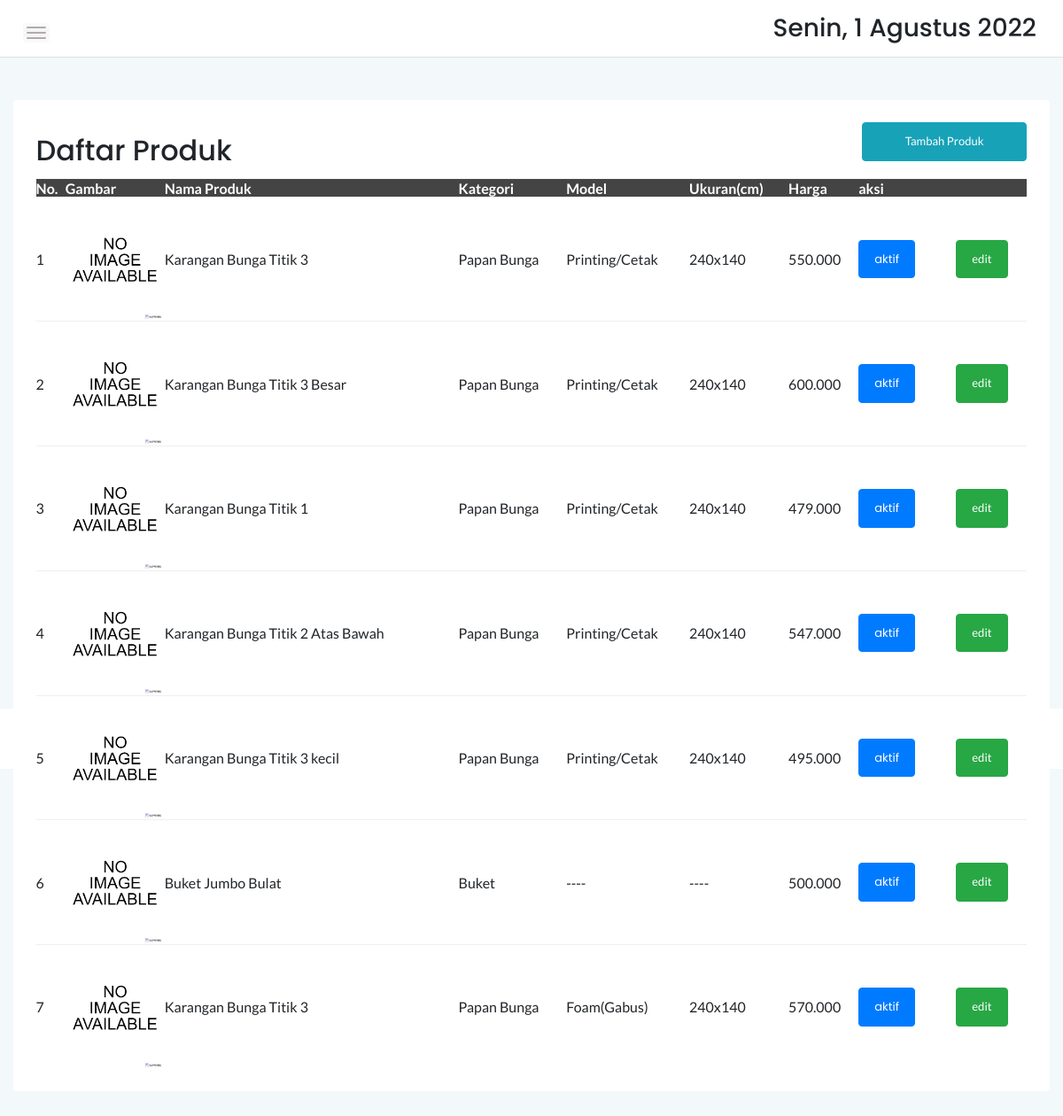
Before: /admin/produk.php with the older database file.
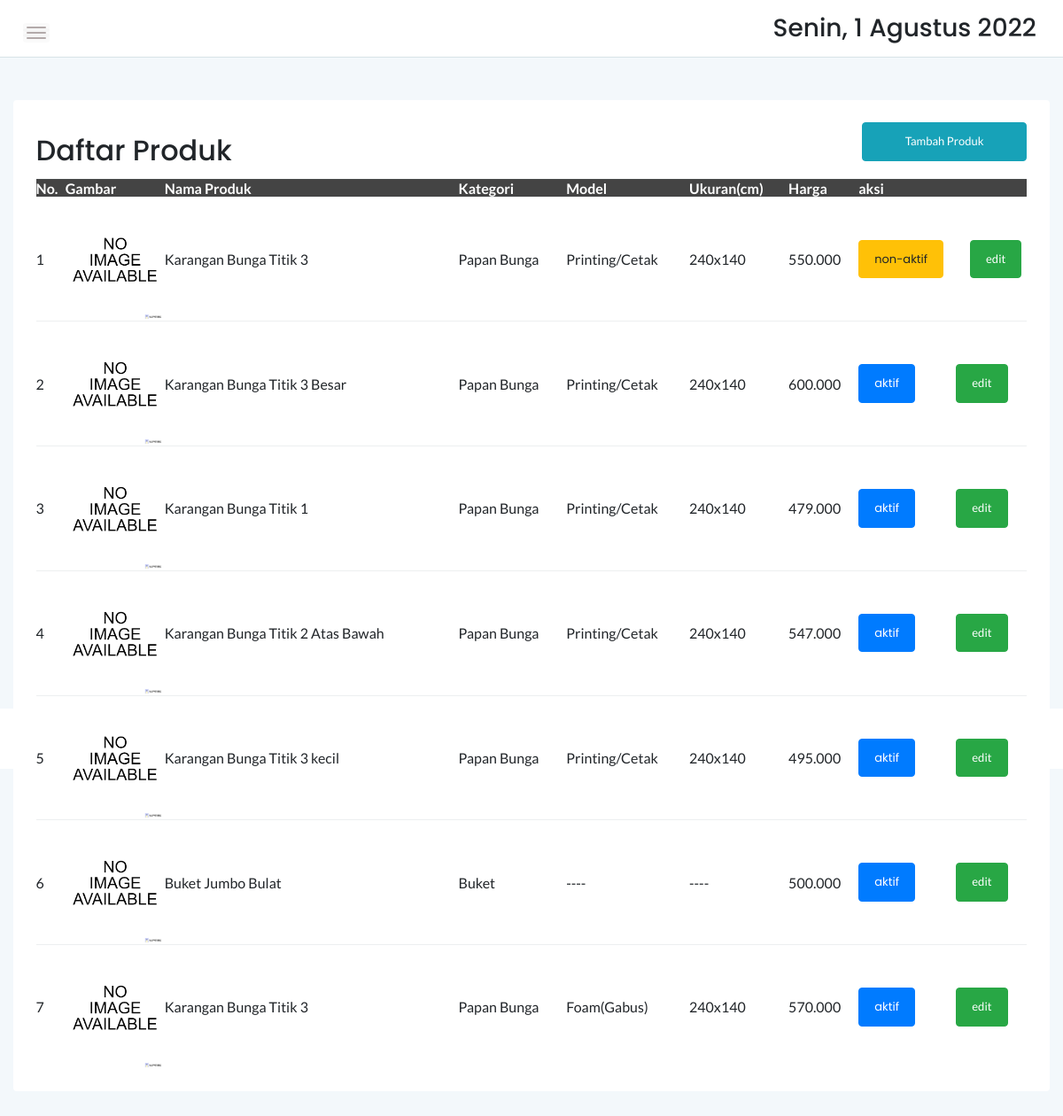
After: the same page with the newer database file.
### tables this page shows
CREATE TABLE `barang` (
  `id_Barang` int(11) NOT NULL,
  `nama` varchar(255) NOT NULL,
  `jenis` varchar(255) NOT NULL,
  `model` varchar(255) DEFAULT NULL,
  `ukuran` varchar(255) DEFAULT NULL,
  `harga` int(11) NOT NULL,
  `gambar` varchar(255) DEFAULT NULL,
  `status` int(11) DEFAULT '1'
);

### admin/assets/PHP/load-product.php (called while the page is built)
<?php
    require 'connection.php';
    $queryBarang = mysqli_query($conn,"SELECT * FROM barang");
    $listBarang = [];
    while ($barang = mysqli_fetch_assoc($queryBarang)) {
        $listBarang[] = $barang;
    }
?>

### admin/produk.php (the view, shortened to what the changed rows need)
<?php
    require "assets/PHP/load-product.php";
?>
<doctype html>
<html class="no-js" lang="en">
<head>
    <link rel="stylesheet" href="assets/css/bootstrap.min.css">
    <link rel="stylesheet" href="assets/css/font-awesome.min.css">
    <link rel="stylesheet" href="assets/css/themify-icons.css">
    <link rel="stylesheet" href="assets/css/metisMenu.css">
    <link rel="stylesheet" href="assets/css/owl.carousel.min.css">
    <link rel="stylesheet" href="assets/css/slicknav.min.css">
    <link rel="stylesheet" href="https://www.amcharts.com/lib/3/plugins/export/export.css" type="text/css" media="all" />
	<link rel="stylesheet" type="text/css" href="https://cdn.datatables.net/1.10.20/css/jquery.dataTables.min.css">
    <link rel="stylesheet" type="text/css" href="https://cdn.datatables.net/1.10.20/css/jquery.dataTables.css">
    <link rel="stylesheet" type="text/css" href="https://cdn.datatables.net/1.10.20/css/dataTables.bootstrap4.min.css">
    <link rel="stylesheet" type="text/css" href="https://cdn.datatables.net/responsive/2.2.3/css/responsive.bootstrap.min.css">
    <link rel="stylesheet" type="text/css" href="https://cdn.datatables.net/responsive/2.2.3/css/responsive.jqueryui.min.css">
	<link rel="stylesheet" type="text/css" href="https://cdn.datatables.net/buttons/1.5.2/css/buttons.dataTables.min.css">
    <link rel="stylesheet" href="assets/css/typography.css">
    <link rel="stylesheet" href="assets/css/default-css.css">
    <link rel="stylesheet" href="assets/css/styles.css">
    <link rel="stylesheet" href="assets/css/responsive.css">
</head>
<body>
    <div class="page-container">
        <div class="main-content">
            <div class="main-content-inner">
                <div class="row mt-5 mb-5">
                    <div class="col-12">
                        <div class="card">
                            <div class="card-body">
                                <div class="d-sm-flex justify-content-between align-items-center">
									<h2>Daftar Produk</h2>
                                </div>
                                    <div class="data-tables datatable-dark">
										 <table id="dataTable3" class="display" style="width:100%"><thead class="thead-dark">
											<tr>
												<th>No.</th>
												<th>Gambar</th>
												<th>Nama Produk</th>
												<th>Kategori</th>
												<th>Model</th>
												<th>Ukuran(cm)</th>
												<th>Harga</th>
												<th>aksi</th>
											</tr></thead>
											<tbody>
                                                <?php $i=1; foreach($listBarang as $barang): ?>
                                                    <tr class="konten-table">
                                                        <td><?= $i ?></td>
                                                        <td width='10%'><img src="../Asset/img/barang/<?= $barang['gambar'] ?>" alt="<?= $barang['nama'] ?>"></td>
                                                        <td><?= $barang['nama'] ?></td>
                                                        <td><?= $barang['jenis'] ?></td>
                                                        <?php if($barang['jenis'] == 'Papan Bunga'): ?>
                                                            <td><?= $barang['model'] ?></td>
                                                            <td><?= $barang['ukuran'] ?></td>
                                                        <?php else: ?>
                                                            <td> ---- </td>
                                                            <td> ---- </td>
                                                        <?php endif; ?>
                                                        <td><?= number_format($barang['harga'],0,',','.') ?></td>
                                                        <?php if($barang['status'] == 0): ?>
                                                            <td width="17%">
                                                                <div class="row justify-content-arround">
                                                                    <div class="col">
                                                                        <a href="assets/PHP/rubah-status-barang.php?id=<?= $barang['id_Barang'] ?>" class="d-flex justify-content-start btn-rubah" >
                                                                            <button type="button" class="btn btn-warning" name="btn-rubah-status">non-aktif</button>
                                                                        </a>
                                                                    </div>
                                                                    <div class="col">
                                                                        <button type="button" class="btn btn-success"  onclick="getDataBarang(<?= $barang['id_Barang'] ?>)" data-toggle="modal" data-target="#modalEditBarang">edit</button>
                                                                    </div>
                                                                </div>
                                                            </td>
                                                            <?php else: ?>
                                                                <td width="17%">
                                                                    <div class="row justify-content-arround">
                                                                        <div class="col">
                                                                            <a href="assets/PHP/rubah-status-barang.php?id=<?= $barang['id_Barang'] ?>" class="d-flex justify-content-start btn-rubah" onclick="return confirm('Apakah Anda Yakin Menonaktifkan Item?')">
                                                                                <button type="button" class="btn btn-primary" name="btn-rubah-status">aktif</button>
                                                                            </a>
                                                                        </div>
                                                                        <div class="col">
                                                                            <button type="button" class="btn btn-success"  onclick="getDataBarang(<?= $barang['id_Barang'] ?>)" data-toggle="modal" data-target="#modalEditBarang">edit</button>
                                                                        </div>
                                                                </div>
                                                            </td>
                                                        <?php endif; ?>
                                                    </tr>
                                                <?php $i++;endforeach; ?>
											</tbody>
										</table>
                                    </div>
								 </div>
                            </div>
                        </div>
                    </div>
                </div>
            </div>
        </div>
</body>
</html>

Changed rows visible on the page:
changed barang (number 1 of 7 on the later page): status "aktif" → "non-aktif"
